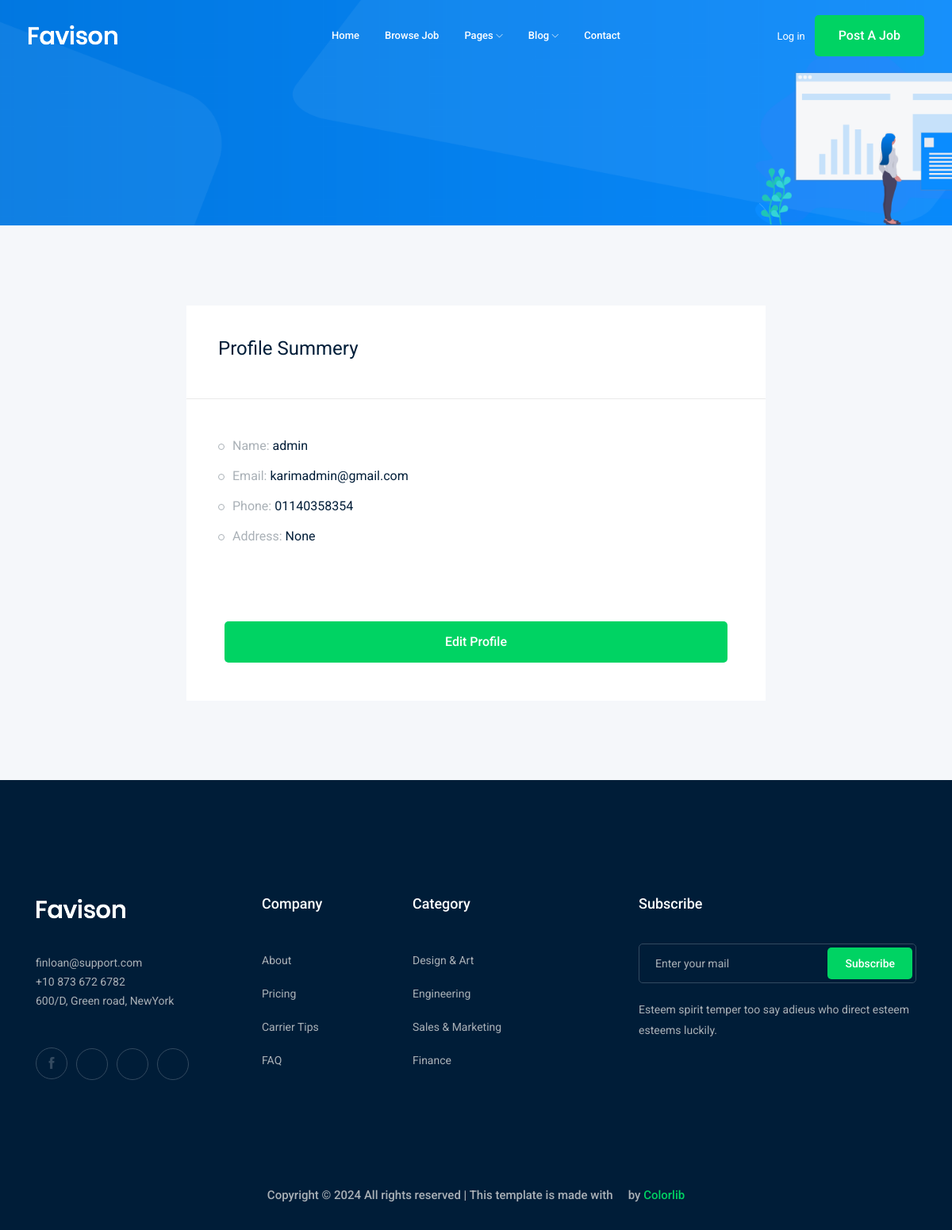
The app's page /accounts/profile (signed in) with its own data.
### accounts/models.py (models this page shows)
class Profile(models.Model):
    user=models.OneToOneField(User,on_delete=models.CASCADE)
    phone_number=models.CharField(max_length=15)
    image=models.ImageField(upload_to='profile/')
    city=models.ForeignKey('City',related_name='user_city',on_delete=models.CASCADE,blank=True,null=True)
    def __str__(self):
        return str(self.user)

### accounts/views.py (the view)
# urls.py: path('profile',views.profile,name='profile'),
def profile(request):
    profile=Profile.objects.get(user=request.user)
    return render(request,'accounts/profile.html',{'profile':profile})

### accounts/templates/accounts/profile.html (shortened to what this page needs)
{% extends 'base.html' %}
{% load django_bootstrap5 %}
{% block body %}
<div class="bradcam_area bradcam_bg_1">
    <div class="container">
        <div class="row">
            <div class="col-xl-12">
            </div>
        </div>
    </div>
</div>
<div class="job_details_area">
    <div class="container">
        <div class="row">
            <div class="col-lg-8 mx-auto">
                <div class="job_sumary">
                    <div class="summery_header">
                        <h3>Profile Summery</h3>
                    </div>
                    <div class="job_content">
                        <ul>
                            <li>Name: <span>{{ profile }}</span></li>
                            <li>Email: <span>{{ profile.user.email }}</span></li>
                            <li>Phone: <span>{{ profile.phone_number}}</span></li>
                            <li>Address: <span>{{ profile.city }}</span></li>
                        </ul>
                    </div>
                    <div class="p-5">
                        <a class="boxed-btn3 w-100" href="{% url 'accounts:profile_edit' %}">Edit Profile</a>
                    </div>
                </div>
            </div>
        </div>
    </div>
</div>
{% endblock %}

### records on screen
Profile: user.username "admin", user.email "karimadmin@gmail.com", phone_number "01140358354", city "None"
